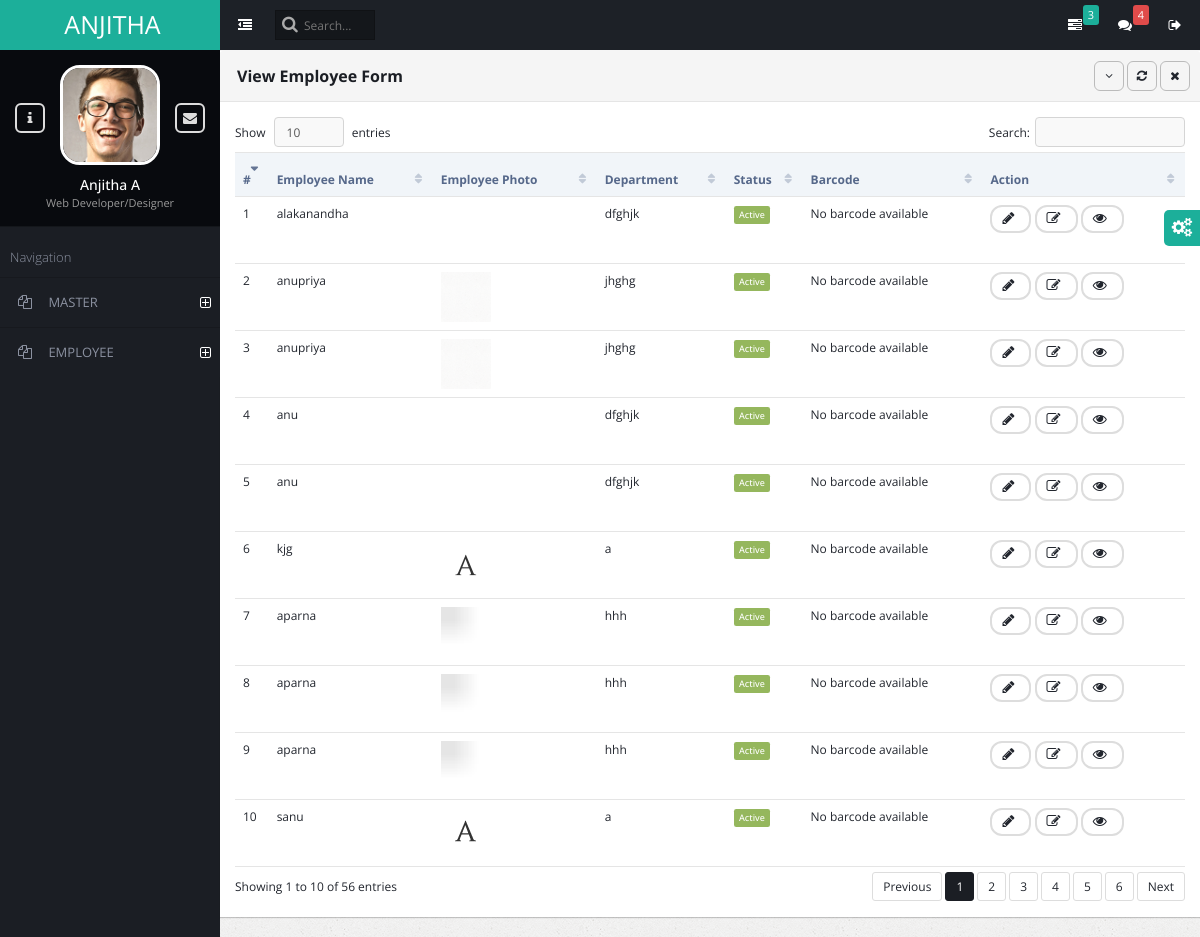
The page /adm_emp_table/ on the database its author committed.
### admin_employee/models.py (models this page shows)
class Employee (models.Model):
    emp_name= models.CharField(max_length=100)
    dob=models.DateField()
    address=models.CharField(max_length=100)
    email=models.EmailField(max_length=100)
    emp_phone= models.IntegerField()
    department_id= models.ForeignKey(Departments,on_delete=models.CASCADE)
    designation_id= models.ForeignKey(Designation,on_delete=models.CASCADE)
    qualification_id= models.ForeignKey(Qualification,on_delete=models.CASCADE)
    emp_cat_id= models.ForeignKey(Employee_Category,on_delete=models.CASCADE)
    salary_id= models.DecimalField(max_digits=10,decimal_places=2)
    joinday=models.DateField()
    photo= models.ImageField(upload_to="Images/", blank=True,null=True)
    barcode= models.ImageField(upload_to="barcode/",blank=True,null=True)
    status=models.BooleanField(default=True)
    EMPLOYEE_GENDER=[
        (0,'Male'),
        (1,'Female'),
        (2,'Others'),
    ]
    gender= models.IntegerField(choices=EMPLOYEE_GENDER)

### admin_master/models.py (models this page shows)
class Departments (models.Model):
    dpname= models.CharField(max_length=100)
    dpcode= models.CharField(max_length=50)
    status=models.BooleanField(default=True)

### admin_employee/views.py (the view)
# urls.py: path('adm_emp_table/', views.adm_emp_table, name='adm_emp_table'),
def adm_emp_table(request):
    l=Employee.objects.all()
    return render(request,'adm_emp_table.html',{'employee':l})

### admin_employee/templates/adm_emp_table.html (shortened to what this page needs)
{% extends "base.html" %}
{% block content  %}
{% load static %}
<div class="panel panel-default">
    <div class="panel-heading ui-draggable-handle">
            <h3 class="panel-title"><strong>View Employee Form</strong></h3>
            <ul class="panel-controls">
                <li><a href="#" class="panel-collapse"><span class="fa fa-angle-down"></span></a></li>
                <li><a href="#" class="panel-refresh"><span class="fa fa-refresh"></span></a></li>
                <li><a href="#" class="panel-remove"><span class="fa fa-times"></span></a></li>
            </ul>
    </div>
    <div class="panel-body">
        <table class="table datatable dataTable no-footer" id="DataTables_Table_0" role="grid" aria-describedby="DataTables_Table_0_info">
            <thead>
                <tr role="row"><th class="sorting_asc" tabindex="0" aria-controls="DataTables_Table_0" rowspan="1" colspan="1" aria-sort="ascending" aria-label="Name: activate to sort column ascending">#</th><th class="sorting" tabindex="0" aria-controls="DataTables_Table_0" rowspan="1" colspan="1" aria-label="Position: activate to sort column ascending">Employee Name</th><th class="sorting" tabindex="0" aria-controls="DataTables_Table_0" rowspan="1" colspan="1" aria-label="Age: activate to sort column ascending" >Employee Photo</th><th class="sorting_asc" tabindex="0" aria-controls="DataTables_Table_0" rowspan="1" colspan="1" aria-sort="ascending" aria-label="Name: activate to sort column ascending" >Department</th><th class="sorting" tabindex="0" aria-controls="DataTables_Table_0" rowspan="1" colspan="1" aria-label="Age: activate to sort column ascending" >Status</th><th class="sorting" tabindex="0" aria-controls="DataTables_Table_0" rowspan="1" colspan="1" aria-label="Barcode: activate to sort column ascending">Barcode</th><th class="sorting" tabindex="0" aria-controls="DataTables_Table_0" rowspan="1" colspan="1" aria-label="Start date: activate to sort column ascending">Action</th></tr>
            </thead>
            <tbody>
                {% for i in employee %}
                <tr role="row" class="odd" id="trow">
                    <td class="sorting_1">{{forloop.counter}}</td>
                    <td>{{i.emp_name}}</td>
                    <td>{% if i.photo %}
                        <img src="{{i.photo.url}}" alt="employee" class="img-fluid" width="50.px" height="50.px">
                        {% else %}
                        <p> No image available </p>
                        {% endif %}
                    </td>
                    <td>{{i.department_id.dpname}}</td>
                    <td>
                        {% if i.status %}
                        <span class="label label-success">Active</span>
                        {% else %}
                        <span class="label label-danger">Deactive</span></td>
                        {% endif %}
                        <td>
                            {% if i.barcode %}
                                <button class="btn btn-link" onclick="enlargeQRCode('{{ i.barcode.url }}')">
                                <img src="{{ i.barcode.url }}" alt="barcode" class="img-fluid" width="50.px" height="50.px"> </button>
                            {% else %}
                                <p>No barcode available</p>
                            {% endif %}
                        </td>
                    <td>
                        <button class="btn btn-default btn-rounded btn-sm" onclick="edit_class({{i.id}})";><span id="spinner{{i.id}}" class="fa fa-pencil"></span></button>
                        <button class="btn btn-default btn-rounded btn-sm" onclick="edit_class({{i.id}});"><span id="spinner{{i.id}}" class="fa fa-edit"></span></button>
                        <button class="btn btn-default btn-rounded btn-sm" onclick="view_details({{i.id}});"><span id="viewSpinner{{i.id}}" class="fa fa-eye"></span></button>
                    </td>
                </tr>
                {% endfor %}
            </tbody>
            </table>
    </div>
</div>
{% endblock content %}

### rows shown on the page
Employee: emp_name "alakanandha", photo (picture), department_id.dpname "dfghjk", status "Active", barcode "No barcode available"
Employee: emp_name "anupriya", photo (picture), department_id.dpname "jhghg", status "Active", barcode "No barcode available"
Employee: emp_name "anupriya", photo (picture), department_id.dpname "jhghg", status "Active", barcode "No barcode available"
Employee: emp_name "anu", photo (picture), department_id.dpname "dfghjk", status "Active", barcode "No barcode available"
Employee: emp_name "anu", photo (picture), department_id.dpname "dfghjk", status "Active", barcode "No barcode available"
Employee: emp_name "kjg", photo (picture), department_id.dpname "a", status "Active", barcode "No barcode available"
Employee: emp_name "aparna", photo (picture), department_id.dpname "hhh", status "Active", barcode "No barcode available"
Employee: emp_name "aparna", photo (picture), department_id.dpname "hhh", status "Active", barcode "No barcode available"
Employee: emp_name "aparna", photo (picture), department_id.dpname "hhh", status "Active", barcode "No barcode available"
Employee: emp_name "sanu", photo (picture), department_id.dpname "a", status "Active", barcode "No barcode available"
